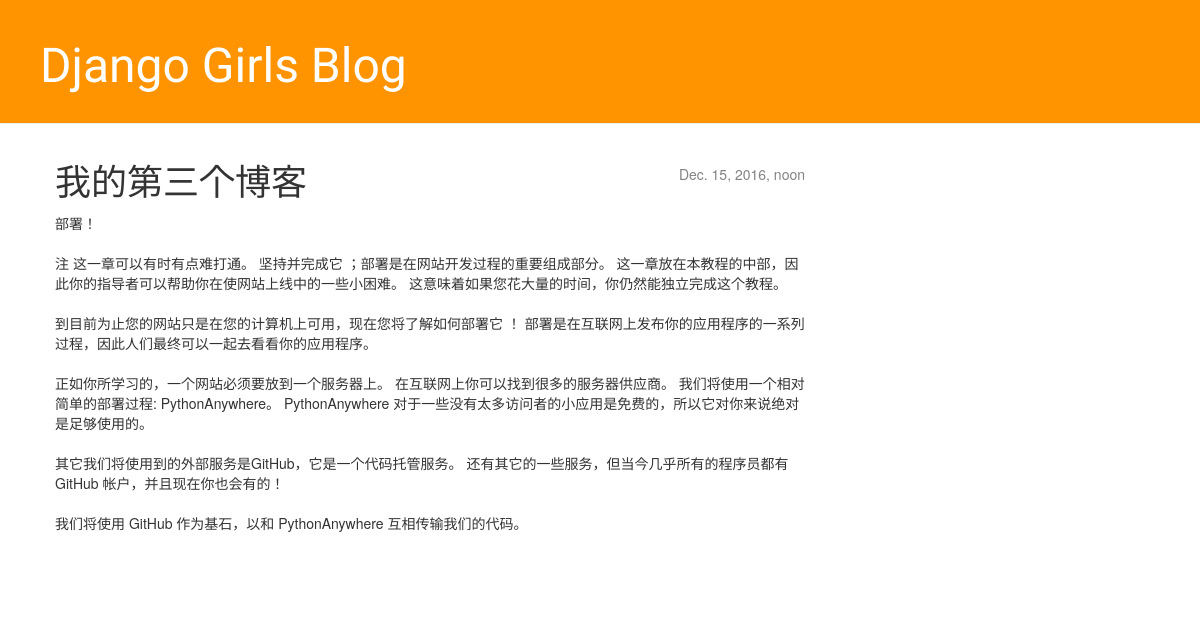
Screenshot of /post/3/ with the database file from the repository.
### blog/models.py (models this page shows, shortened)
class Post(models.Model):
    author = models.ForeignKey('auth.User')
    title = models.CharField(max_length=200)
    text = models.TextField()
    created_date = models.DateTimeField(
            default=timezone.now)
    published_date = models.DateTimeField(
            blank=True, null=True)

### blog/views.py (the view)
# urls.py: url(r'^post/(?P<pk>[\d]+)/$', views.post_detail, name='post_detail'),
def post_detail(request, pk):
    post = get_object_or_404(Post, pk=pk)
    return render(request, 'blog/post_detail.html', {'post': post})

### blog/templates/blog/post_detail.html
    {% extends 'blog/base.html' %}
    {% block content %}
        <div class="post">
            {% if post.published_date %}
                <div class="date">
                    {{ post.published_date }}
                </div>
            {% endif %}
            <h1>{{ post.title }}</h1>
            <p>{{ post.text|linebreaksbr }}</p>
        </div>
    {% endblock %}

### blog/static/css/blog.css (style rules this page uses)
h1, h2, h3, h4 { font-family: 'Lobster', cursive; }
.date { float: right; color: #828282; }
.post { margin-bottom: 70px; }

### rows the page displays
Post: published_date "Dec. 15, 2016, noon", title "我的第三个博客", text "部署！ 注 这一章可以有时有点难打通。 坚持并完成它 ；部署是在网站开发过程的重要组成部分。 这一章放在本教程的中部，因此你的指导者可以帮助你在使网站上线中的一些小困难。 这意味着如果您花大量的时间，你仍然能独立完成这个教程。 到目前为止您的网站只是在您的计算机上可用，现在您将了解如何部署它 ！ 部署是在互联网上发布你的应用程序的一系列过程，因此人们最终可以一起去看看你的应用程序。 正如你所学习的，一个网站必须要放到一个服务器上。 在互联网上你可以找到很多的服务器供应商。 我们将使用一个相对简单的部署过程: PythonAnywhere。 PythonAnywhere 对于一些没有太多访问者的小应用是免费的，所以它对你来说绝对是足够使用的。 其它我们将使用到的外部服务是GitHub，它是一个代码托管服务。 还有其它的一些服务，但当今几乎所有的程序员都有 GitHub 帐户，并且现在你也会有的！ 我们将使用 GitHub 作为基石，以和 PythonAnywhere 互相传输我们的代码。"
